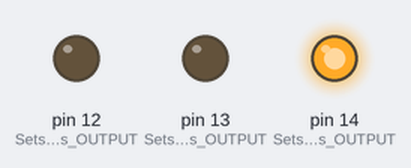
The sketch below on a simulated Arduino Uno, built with avr-gcc and run on an emulated ATmega328P. Parts: output pins drawn as LEDs (lit = HIGH).

Above: at 0.2 s.
At 0.7 s:
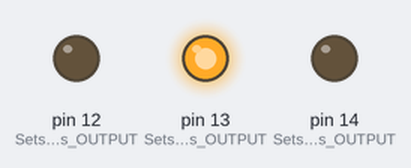
At 2.7 s:
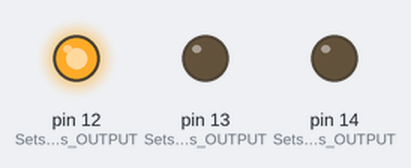
Timing chart, 0 to 3.5 s (numbered marks = the images above):
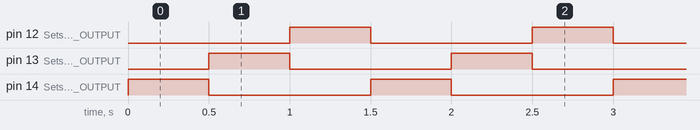

Measured:
- by itself, pin 12 (Sets_pin_12_as_OUTPUT), pin 13 (Sets_pin_13_as_OUTPUT), pin 14 (Sets_pin_14_as_OUTPUT): alternates HIGH for 0.50 s and LOW for 1.0 s
- by itself, everything shown: repeats every 1.5 s, in 3 steps

The sketch:

rgb_led_digital.ino
```cpp
void setup() {
pinMode(14,OUTPUT);//Sets pin 14 as OUTPUT
pinMode(13,OUTPUT);//Sets pin 13 as OUTPUT
pinMode(12,OUTPUT);//Sets pin 12 as OUTPUT
  }

void loop() {
  digitalWrite(14,HIGH);//Sets voltage to appropriate amount due to pin being output(5V,3.3V,0V)
  digitalWrite(13,LOW);//Sets other pins to low so that ther is not a mix of colours
  digitalWrite(12,LOW);
  delay(500);
  digitalWrite(13,HIGH);//Sets voltage to appropriate amount due to pin being output(5V,3.3V,0V)
  digitalWrite(14,LOW);
  digitalWrite(12,LOW);
  delay(500);
  digitalWrite(12, HIGH);//Sets voltage to appropriate amount due to pin being output(5V,3.3V,0V)
  digitalWrite(14,LOW);
  digitalWrite(13,LOW);
  delay(500);


}
```
